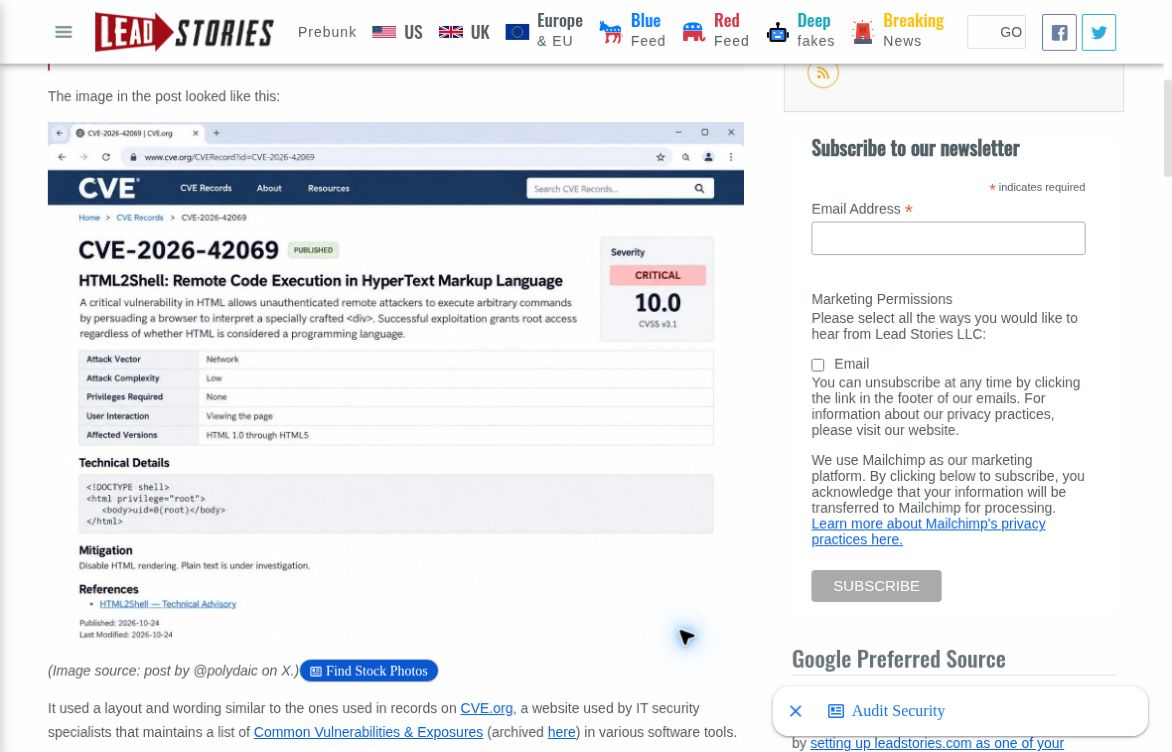
#> input picture drafts/html2shell/html2shell-claim-context.jpg, 1172 x 752 px
$ python compose_card.py
#> lines starting #> are read from the running program, lines starting #| are printed output that depends on the picture
"""AI-assisted local compositor. Draft only; never publishes or calls a network API.
Requires Pillow and DejaVu Sans fonts. Third-party screenshot rights are separate.
Run from any directory: python compose_card.py. See provenance.json.
"""
from PIL import Image, ImageDraw, ImageFont
from pathlib import Path
import hashlib, json
ROOT=Path(__file__).resolve().parent
OUT=ROOT
SRC=ROOT/'html2shell-claim-context.jpg'
assert hashlib.sha256(SRC.read_bytes()).hexdigest()=='b32935ba44bda9de2cdcb33d506f093c6030408baf0b2ae0ef09b8ea76441511'
S=2
im=Image.new('RGB',(1080*S,1350*S),'#F4F3EF'); d=ImageDraw.Draw(im)
#> after `im = Image.new('RGB', (1080 * S, 1350 * S), '#F4F3EF')`:
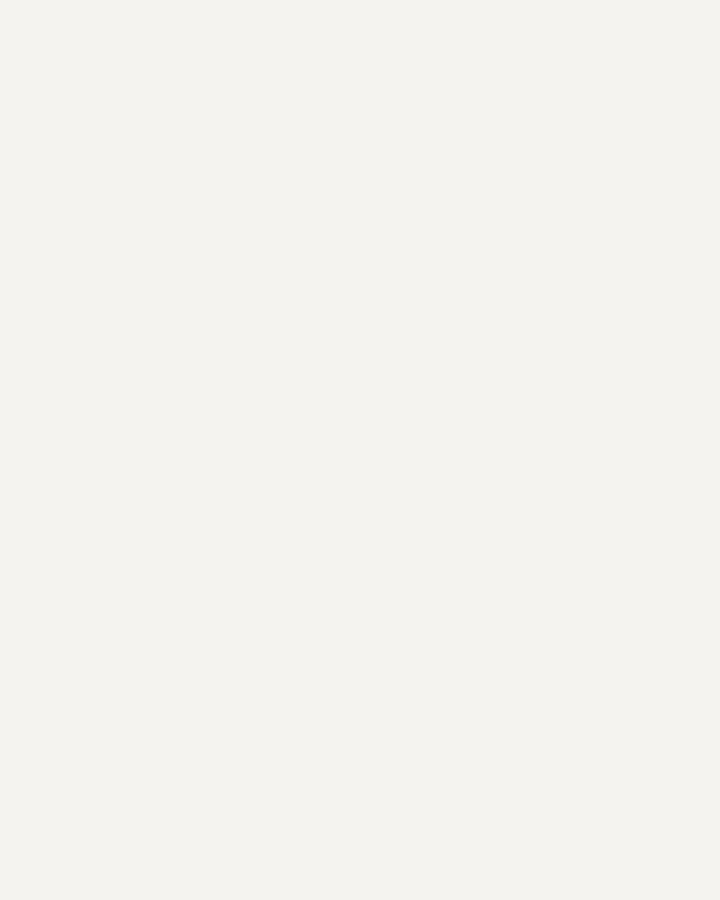
#> im: PIL image 2160x2700 RGB (shown at 1/3 size); mean R, G, B 244, 243, 239
navy='#132C3A'; muted='#54636B'; red='#AC342A'; teal='#176B62'; line='#D5DCD9'
reg='/usr/share/fonts/truetype/dejavu/DejaVuSans.ttf'; bold='/usr/share/fonts/truetype/dejavu/DejaVuSans-Bold.ttf'
checks=[]
def font(sz,b=False):return ImageFont.truetype(bold if b else reg, round(sz*S))
def rect(box,fill,outline=None,width=1):d.rectangle(tuple(round(n*S) for n in box),fill,outline,round(width*S))
def text(x,y,s,sz=24,color=navy,b=False):
#> called with x = 48, y = 44, s = 'CLAIM / EVIDENCE', sz = 22, color = '#132C3A', b = True
 f=font(sz,b); box=d.textbbox((x*S,y*S),s,font=f,anchor='lt'); assert box[0]>=0 and box[2]<=1080*S and box[3]<=1350*S,(s,box)
#> after `box = d.textbbox((x * S, y * S), s, font=f, anchor='lt')`: box = (96, 88, 544, 125)
 d.text((x*S,y*S),s,font=f,fill=color,anchor='lt'); checks.append({'text':s,'box':[round(v/S,2) for v in box]})
def para(x,y,s,width,sz=26,leading=36,color=navy,b=False):
 words=s.split(); rows=[]; row=''; f=font(sz,b)
 for w in words:
  cand=(row+' '+w).strip()
  if d.textlength(cand,font=f)>width*S and row: rows.append(row); row=w
  else: row=cand
 if row:rows.append(row)
 for n,r in enumerate(rows):text(x,y+n*leading,r,sz,color,b)
 return y+len(rows)*leading
# Editorial header.
rect((0,0,1080,12),navy)
text(48,44,'CLAIM / EVIDENCE',22,navy,True)
text(740,49,'DRAFT · NOT PUBLISHED',17,muted,True)
text(45,105,'Real CVE. False claim.',61,navy,True)
text(48,189,'CVE-2026-42069 is not an HTML remote-code-execution flaw.',25,muted)
rect((48,233,1032,235),line)
# The claim is documented with genuine pixels: crop removes only sidebar and excess lower article text.
text(48,257,'CIRCULATED GRAPHIC · NOT AN OFFICIAL ADVISORY',16,muted,True)
crop=(32,0,760,696)
pic=Image.open(SRC).convert('RGB').crop(crop)
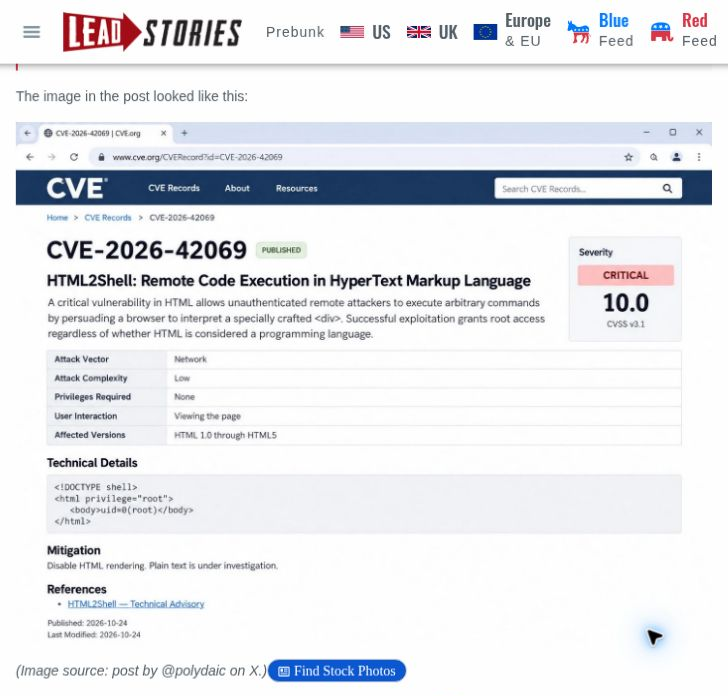
#> pic: PIL image 728x696 RGB; mean R, G, B 232.1, 233.6, 237.4
box=(48,292,678,894)
# White backing and hairline border are outside the screenshot, not overlays.
rect((46,290,680,896),'#FFFFFF',line,1)
pic=pic.resize((630*S,602*S),Image.Resampling.LANCZOS)
#> pic: PIL image 1260x1204 RGB
im.paste(pic,(48*S,292*S))
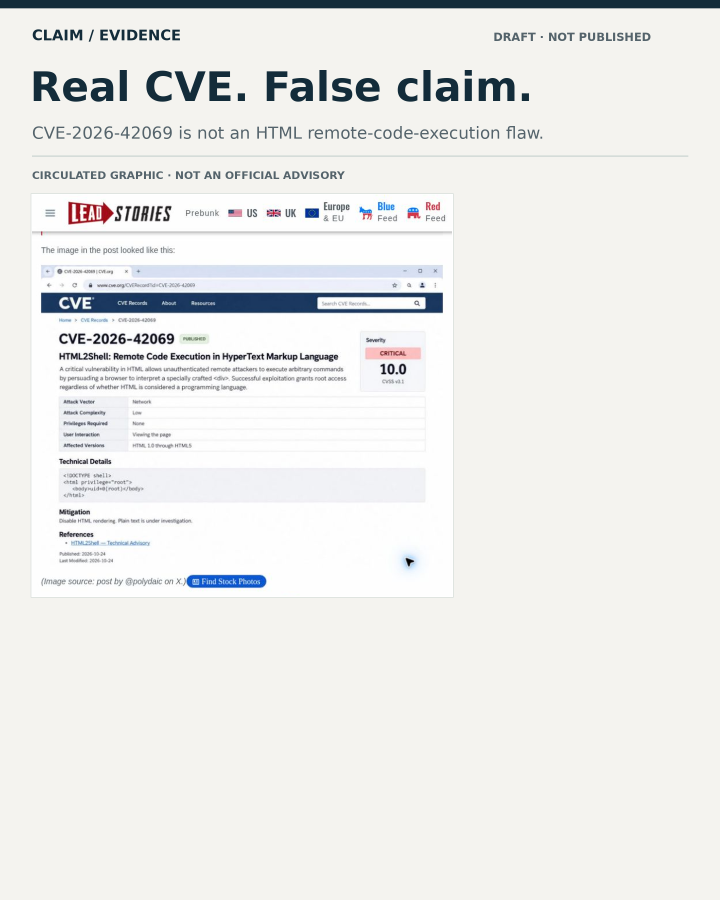
#> im: PIL image 2160x2700 RGB (shown at 1/3 size); mean R, G, B 235.6, 235.8, 234.3
# Claim/verdict rail.
text(714,297,'THE CLAIM',19,red,True)
end=para(714,338,'A satirical graphic calls CVE-2026-42069 “HTML2Shell” and claims critical remote code execution in HTML.',318,27,36)
#> after the loop in para, `for w in words:`: rows = ['A satirical graphic calls', 'CVE-2026-42069', '“HTML2Shell” and', 'claims critical remote', 'code execution in']
#> the loop in para, `for n,r in enumerate(rows):text(x,y+n*leading,r,sz,color,b)` made 6 passes
#> r on passes 1 to 6: 'A satirical graphic calls', 'CVE-2026-42069', '“HTML2Shell” and', 'claims critical remote', 'code execution in', 'HTML.'
#> end = 554
assert end<=630,end
rect((714,636,1032,638),line)
text(714,670,'VERDICT',19,red,True)
text(708,711,'FALSE',63,red,True)
para(714,792,'Satirical graphic. Misused CVE number.',318,25,34,navy,True)
#> the loop in para (call 2), `for n,r in enumerate(rows):text(x,y+n*leading,r,sz,color,b)` made 2 passes
#> r on passes 1 to 2: 'Satirical graphic.', 'Misused CVE number.'
text(48,914,'Source: Lead Stories article, 25 Oct 2026; graphic credited to @polydaic on X.',19,muted)
# Evidence summary, based on the official advisory.
rect((48,955,54,1149),teal)
text(74,955,'WHAT THE PRIMARY EVIDENCE SAYS',19,teal,True)
text(74,992,'The real issue is in Kirby CMS.',34,navy,True)
end=para(74,1042,'Missing read-access controls for authenticated Panel users can expose site, user and role information.',950,26,35)
#> end = 1112
assert end<=1115,end
text(74,1123,'Patched in Kirby 4.9.0 and 5.4.0.',23,navy,True)
# Compact source bar. All full URLs and access limitations also accompany the draft.
rect((0,1182,1080,1350),navy)
text(48,1205,'PRIMARY SOURCES',15,'#B9D9D5',True)
text(48,1235,'github.com/getkirby/kirby/security/advisories/GHSA-2h7v-4372-f6x2',19,'#FFFFFF')
text(48,1265,'getkirby.com/security',19,'#FFFFFF')
text(48,1306,'This verdict does not rule out real browser or web-app vulnerabilities.',20,'#DCE7E7')
# No re-creation, retouching, recoloring, or alteration of screenshot content.
im=im.resize((1080,1350),Image.Resampling.LANCZOS)
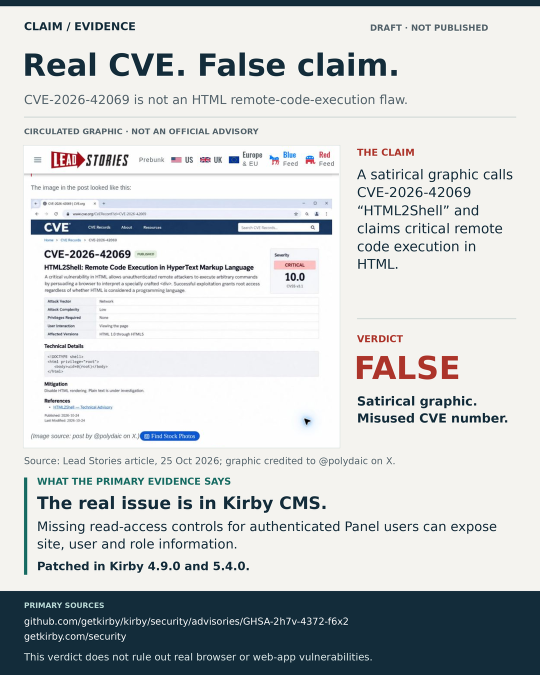
#> im: PIL image 1080x1350 RGB (shown at 1/2 size); mean R, G, B 203.2, 206.8, 207.8
path=OUT/'html2shell-claim-vs-evidence-DRAFT.png';im.save(path,optimize=True)
print('Draft PNG SHA-256:', hashlib.sha256(path.read_bytes()).hexdigest())
